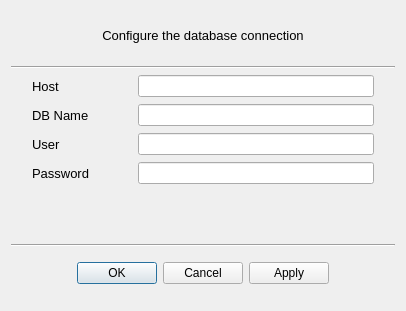
<?xml version="1.0" encoding="UTF-8"?>
<ui version="4.0">
 <class>DBSettings</class>
 <widget class="QDialog" name="DBSettings">
  <property name="geometry">
   <rect>
    <x>0</x>
    <y>0</y>
    <width>406</width>
    <height>311</height>
   </rect>
  </property>
  <property name="font">
   <font>
    <pointsize>9</pointsize>
    <weight>50</weight>
    <bold>false</bold>
   </font>
  </property>
  <property name="windowTitle">
   <string>DB Connection Settings</string>
  </property>
  <layout class="QVBoxLayout" name="verticalLayout">
   <property name="topMargin">
    <number>11</number>
   </property>
   <property name="bottomMargin">
    <number>18</number>
   </property>
   <item>
    <widget class="QLabel" name="label">
     <property name="font">
      <font>
       <pointsize>10</pointsize>
       <underline>false</underline>
      </font>
     </property>
     <property name="text">
      <string>Configure the database connection</string>
     </property>
     <property name="alignment">
      <set>Qt::AlignCenter</set>
     </property>
    </widget>
   </item>
   <item>
    <widget class="Line" name="line">
     <property name="orientation">
      <enum>Qt::Horizontal</enum>
     </property>
    </widget>
   </item>
   <item>
    <layout class="QFormLayout" name="formLayout">
     <property name="sizeConstraint">
      <enum>QLayout::SetDefaultConstraint</enum>
     </property>
     <property name="formAlignment">
      <set>Qt::AlignCenter</set>
     </property>
     <property name="horizontalSpacing">
      <number>21</number>
     </property>
     <property name="verticalSpacing">
      <number>7</number>
     </property>
     <property name="leftMargin">
      <number>21</number>
     </property>
     <property name="rightMargin">
      <number>21</number>
     </property>
     <item row="0" column="0">
      <widget class="QLabel" name="hostLabel">
       <property name="minimumSize">
        <size>
         <width>85</width>
         <height>0</height>
        </size>
       </property>
       <property name="maximumSize">
        <size>
         <width>85</width>
         <height>16777215</height>
        </size>
       </property>
       <property name="font">
        <font>
         <pointsize>10</pointsize>
        </font>
       </property>
       <property name="text">
        <string>Host</string>
       </property>
      </widget>
     </item>
     <item row="0" column="1">
      <widget class="QLineEdit" name="hostLineEdit"/>
     </item>
     <item row="1" column="0">
      <widget class="QLabel" name="dBNameLabel">
       <property name="sizePolicy">
        <sizepolicy hsizetype="Preferred" vsizetype="Preferred">
         <horstretch>0</horstretch>
         <verstretch>0</verstretch>
        </sizepolicy>
       </property>
       <property name="minimumSize">
        <size>
         <width>85</width>
         <height>0</height>
        </size>
       </property>
       <property name="maximumSize">
        <size>
         <width>85</width>
         <height>16777215</height>
        </size>
       </property>
       <property name="font">
        <font>
         <pointsize>10</pointsize>
         <weight>50</weight>
         <bold>false</bold>
        </font>
       </property>
       <property name="text">
        <string>DB Name</string>
       </property>
       <property name="scaledContents">
        <bool>false</bool>
       </property>
      </widget>
     </item>
     <item row="1" column="1">
      <widget class="QLineEdit" name="dBNameLineEdit"/>
     </item>
     <item row="2" column="0">
      <widget class="QLabel" name="userLabel">
       <property name="minimumSize">
        <size>
         <width>85</width>
         <height>0</height>
        </size>
       </property>
       <property name="maximumSize">
        <size>
         <width>85</width>
         <height>16777215</height>
        </size>
       </property>
       <property name="font">
        <font>
         <pointsize>10</pointsize>
        </font>
       </property>
       <property name="text">
        <string>User</string>
       </property>
      </widget>
     </item>
     <item row="2" column="1">
      <widget class="QLineEdit" name="userLineEdit">
       <property name="text">
        <string/>
       </property>
       <property name="clearButtonEnabled">
        <bool>false</bool>
       </property>
      </widget>
     </item>
     <item row="3" column="0">
      <widget class="QLabel" name="passLabel">
       <property name="minimumSize">
        <size>
         <width>85</width>
         <height>0</height>
        </size>
       </property>
       <property name="maximumSize">
        <size>
         <width>85</width>
         <height>16777215</height>
        </size>
       </property>
       <property name="font">
        <font>
         <pointsize>10</pointsize>
         <weight>50</weight>
         <bold>false</bold>
        </font>
       </property>
       <property name="text">
        <string>Password</string>
       </property>
      </widget>
     </item>
     <item row="3" column="1">
      <widget class="QLineEdit" name="passLineEdit">
       <property name="text">
        <string/>
       </property>
       <property name="echoMode">
        <enum>QLineEdit::Password</enum>
       </property>
      </widget>
     </item>
    </layout>
   </item>
   <item>
    <widget class="QLabel" name="message">
     <property name="maximumSize">
      <size>
       <width>16777215</width>
       <height>16777215</height>
      </size>
     </property>
     <property name="font">
      <font>
       <pointsize>9</pointsize>
       <weight>75</weight>
       <bold>true</bold>
      </font>
     </property>
     <property name="text">
      <string/>
     </property>
     <property name="alignment">
      <set>Qt::AlignCenter</set>
     </property>
     <property name="wordWrap">
      <bool>true</bool>
     </property>
    </widget>
   </item>
   <item>
    <widget class="Line" name="line_2">
     <property name="orientation">
      <enum>Qt::Horizontal</enum>
     </property>
    </widget>
   </item>
   <item>
    <widget class="QDialogButtonBox" name="buttonBox">
     <property name="sizePolicy">
      <sizepolicy hsizetype="Expanding" vsizetype="Fixed">
       <horstretch>0</horstretch>
       <verstretch>0</verstretch>
      </sizepolicy>
     </property>
     <property name="minimumSize">
      <size>
       <width>0</width>
       <height>0</height>
      </size>
     </property>
     <property name="maximumSize">
      <size>
       <width>16777215</width>
       <height>40</height>
      </size>
     </property>
     <property name="orientation">
      <enum>Qt::Horizontal</enum>
     </property>
     <property name="standardButtons">
      <set>QDialogButtonBox::Apply|QDialogButtonBox::Cancel|QDialogButtonBox::Ok</set>
     </property>
     <property name="centerButtons">
      <bool>true</bool>
     </property>
    </widget>
   </item>
  </layout>
 </widget>
 <resources/>
 <connections/>
</ui>
